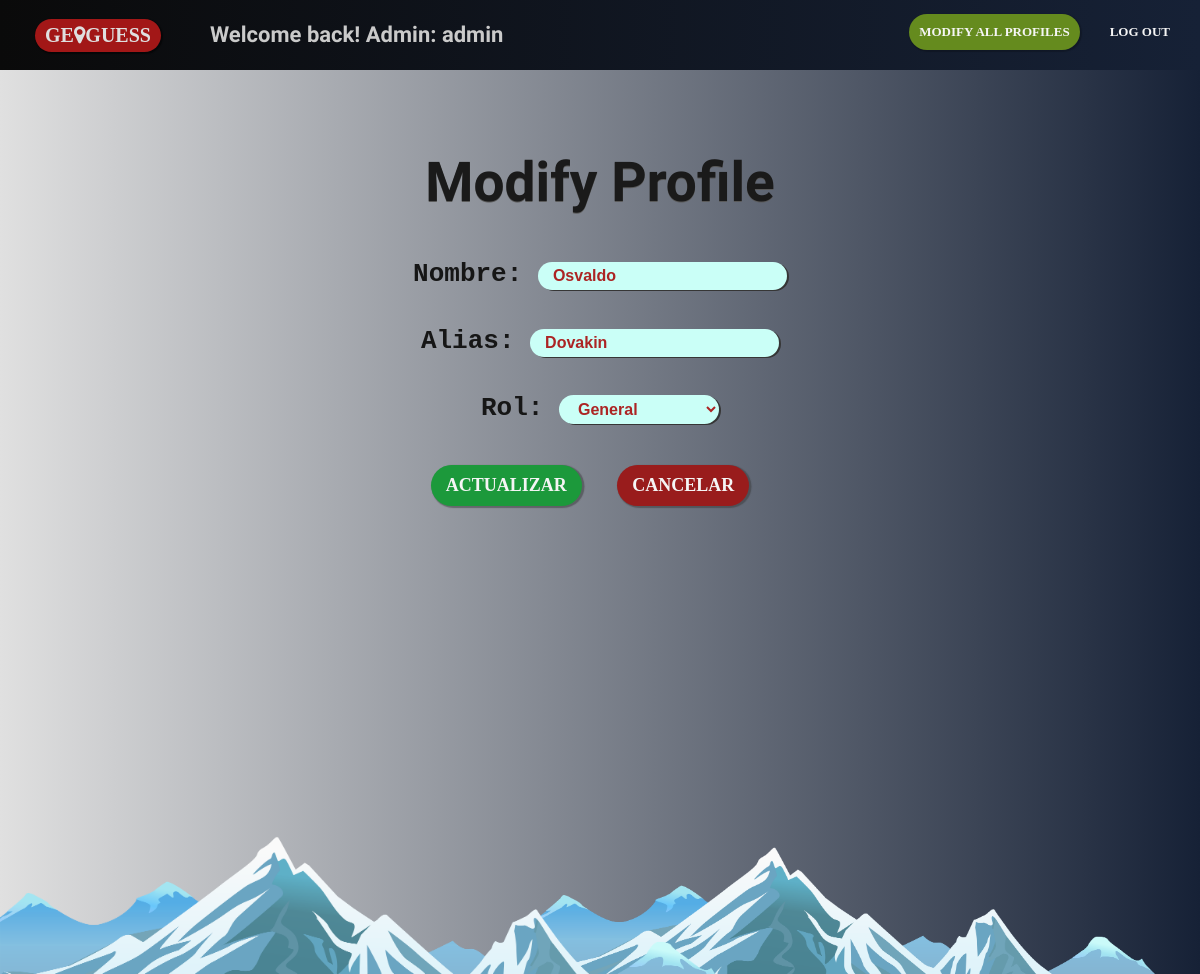
The app's page /modify.php?idU=14 (signed in) with its own data.
### tables this page shows
CREATE TABLE IF NOT EXISTS `usuarios` (
  `idUsuario` int(11) NOT NULL AUTO_INCREMENT,
  `Nombre` varchar(20) NOT NULL,
  `Alias` varchar(200) NOT NULL,
  `Pwd` varchar(30) NOT NULL,
  `Rol` varchar(20) NOT NULL,
  `Score` int(11) NOT NULL,
  PRIMARY KEY (`idUsuario`),
  UNIQUE KEY `Nombre` (`Nombre`)
);

### modify.php (the view, shortened to what this page needs)
<?php
	$conn=conectarBD();
?>
<!DOCTYPE html>
<html lang="en">
<head>
    <link rel="stylesheet" href="StylesSigninpage.css">
    <link rel="stylesheet" href="https://cdnjs.cloudflare.com/ajax/libs/font-awesome/4.7.0/css/font-awesome.min.css">
</head>
<?php
    $qry = "select Nombre, Alias, Rol from usuarios where idUsuario=".$_GET['idU'];
    $rs = mysql_query($qry,$conn);
    $datos = mysql_fetch_array($rs);
?>
<body>
    <div id="headder">
        <a id="logo-main" href="Mainpage.php">ge<i class="fa fa-map-marker"></i>guess </a>
        <?php
            $qry="select Alias, Rol from usuarios where IdUsuario=" . $_SESSION['idU'];
            $rs=mysql_query($qry) or die ("No fue posible recuperar el Alias autenticado");
            $usuario = mysql_fetch_object($rs);
            if($usuario->Rol=="General") {
              echo "<p> Welcome back! User: " . $usuario->Alias . " </p>";
              echo '<a class="hdrOpt" id="login" href="logout.php">log out</a>';
              echo '<a class="hdrOpt" id="signup" href="modify.php?idU='.$_SESSION['idU'].'">modify profile</a>';
            }
            else{
              echo "<p> Welcome back! Admin: " . $usuario->Alias . " </p>";
              echo '<a class="hdrOpt" id="login" href="logout.php">log out</a>';
              echo '<a class="hdrOpt" id="signup" href="modifyall.php">modify all profiles</a>';
            }
        ?>
    </div>
    <div id="container">
        <div id="containerLayout">
            <h2 id="textHeader">Modify Profile</h2>
            <div id="FormBox">
                <form action="modify.php" method="get">
                    <p>Nombre: <input class="FormBoxInput" type="text" name="txtNombre" value="<?php echo $datos["Nombre"];?>" /></p>
                    <p>Alias: <input class="FormBoxInput" type="text" name="txtAlias" value="<?php echo $datos["Alias"];?> "/> </p>
                    <p>Rol: <select name="txtRol" class="FormBoxInput">
                         <?php
                             if($datos["Rol"]=="General"){
                         ?>
                            <option value="General" selected="selected">General</option>
                         <?php
                         }
                         else
                         {
                         ?>
                             <option value="General" >General</option>
                             <option value="Administrador" selected="selected">Administrador</option>
                         <?php
                         }
                         ?>
                    </select></p>
                    <input id="Aceptbut" type="submit" value="Actualizar"/>
                    <input id="Cancelbut" type="reset" value="Cancelar"/>
                 </form>
            </div>
        </div>
        <img style="position: absolute;left: 0;bottom: -130px;max-width:65%;max-height:65%; z-index: 2" src="Mountain Clipart 1894.png"
            alt="fondo">
        <img style="position: absolute;right: 0;bottom: -100px;max-width:55%;max-height:55%; z-index: 1" src="Mountain Clipart 1894.png"
            alt="fondo">
    </div>
</body>
</html>

### StylesSigninpage.css (style rules this page uses)
body { margin: 0px; padding: 0px; }
#headder { width: 100%; height: 70px; overflow: hidden; background: linear-gradient(to right,rgb(10, 10, 10), rgb(22, 33, 54)); position: fixed; top: 0px; z-index: 1; }
#headder p { font-size: 22px; font-family: Sofia; color: rgb(202, 202, 202); font-weight: bold; display: inline-block; padding-left: 30px; }
#logo-main { margin: 15px; margin-top: 17px; margin-left: 35px; text-decoration: none; display: inline-block; font-family: Verdana; text-transform: uppercase; font-weight: bold; padding: 5px; padding-left: 10px; padding-right: 10px; background-color: rgba(170, 24, 24, 0.95); box-shadow: 1px 1px 1px 1px rgba(0, 0, 0, 0.466); color: rgb(223, 223, 223); font-size: 20px; border-radius: 80px; transition: all 0.4s; }
.hdrOpt { float: right; margin: 20px; margin-left: 0px; margin-top: 14px; font-size: 13px; font-family: Verdana; text-transform: uppercase; font-weight: bold; text-decoration: none; color: whitesmoke; padding: 10px; border-radius: 40px; transition: all 0.4s; }
#signup { background-color: rgb(101, 139, 30); box-shadow: 1px 1px 1px 1px rgba(0, 0, 0, 0.205); }
#container { width: 100%; height: 950px; overflow: hidden; position: relative; top: 24px; background: linear-gradient(to right,rgb(224, 224, 224), rgb(22, 33, 54)); }
#containerLayout { width: 50%; height: 950px; text-align: center; margin: 0 auto; position: relative; top: 80px; }
#FormBox { margin: 0 auto; font-size: 26px; font-family: Courier New, Courier, monospace; font-weight: bold; color: rgb(22, 22, 22); }
.FormBoxInput { background-color: rgb(202, 255, 247); border: 0px; box-shadow: 2px 1px #363636; border-radius: 15px; padding: 5px; padding-left:15px; padding-right: 15px; font-family: sans-serif; font-size: 16px; font-weight: bold; color: rgba(170, 24, 24, 0.95); margin-bottom: 10px; }
#textHeader { font-family: 'Sofia'; font-size: 55px; font-weight: bold; color: rgb(26, 26, 26); text-shadow:0px 1px #5a5a5a; cursor: pointer; transition: all 0.4s; }
#Aceptbut { margin: 20px; margin-left: 0px; margin-top: 5px; border: 0px; font-size: 18px; font-family: Verdana; text-transform: uppercase; font-weight: bold; text-decoration: none; color: whitesmoke; background: #1c993b; box-shadow: 1.5px 1px 1px 1px #3636367a; padding: 10px; padding-left: 15px; padding-right: 15px; border-radius: 40px; transition: all 0.4s; cursor: pointer; }
#Cancelbut { margin: 20px; margin-left: 0px; margin-top: 5px; border: 0px; font-size: 18px; font-family: Verdana; text-transform: uppercase; font-weight: bold; text-decoration: none; color: whitesmoke; background: #991c1c; box-shadow: 1.5px 1px 1px 1px #3636367a; padding: 10px; padding-left: 15px; padding-right: 15px; border-radius: 40px; transition: all 0.4s; cursor: pointer; }

### records on screen
usuarios: Alias "admin"
usuarios: txtNombre "Osvaldo", txtAlias "Dovakin", txtRol "General"
